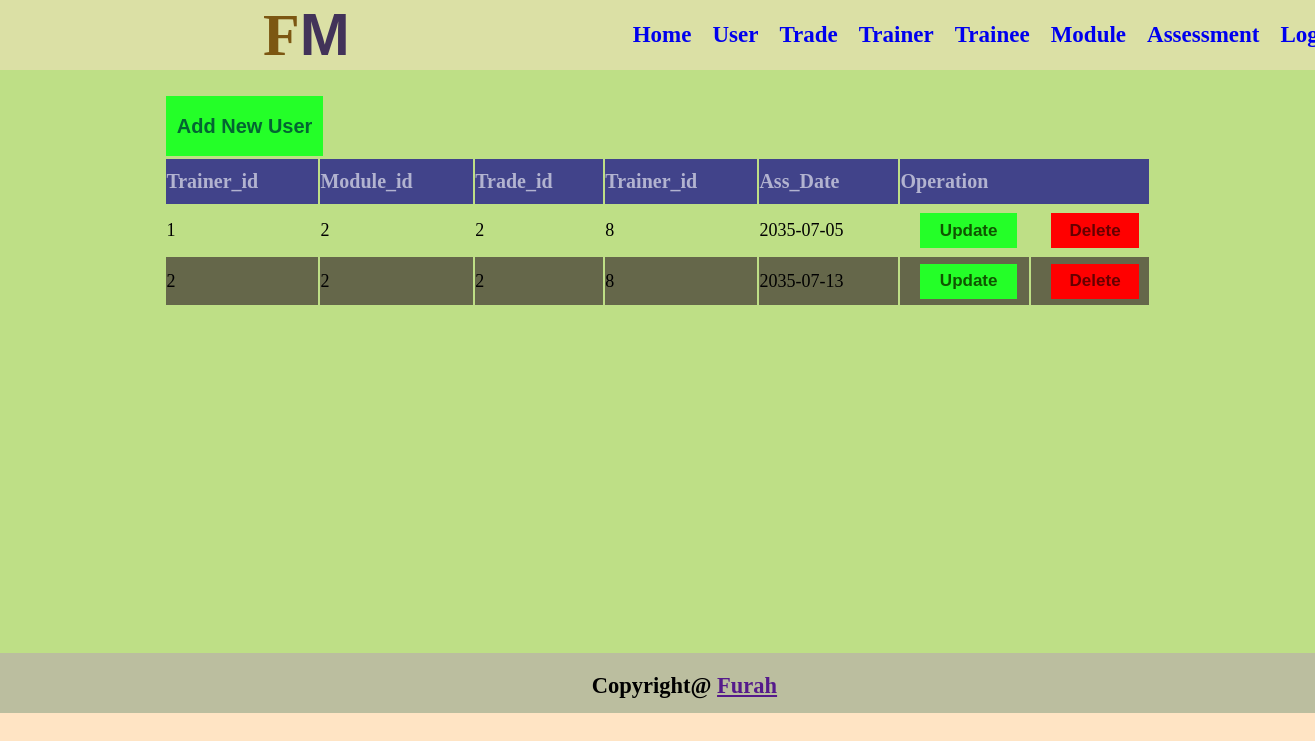
The app's page /Assessment/display.php with its own data.
### tables this page shows
CREATE TABLE `assessment` (
  `ass_id` int(250) NOT NULL,
  `module_id` int(250) DEFAULT NULL,
  `trade_id` int(250) DEFAULT NULL,
  `trainer_id` int(250) DEFAULT NULL,
  `ass` date DEFAULT NULL
);

### Assessment/display.php (the view, shortened to what this page needs)
<!DOCTYPE html>
<html lang="en">
<head>
    <link rel="stylesheet" href="../css/content.css">
    <link rel="stylesheet" href="../css/display.css">
</head>
<body>
    <section>
        <nav>
            <h1>F<span>M</span></h1>
            <ul>
                <li><a href="../view/content.php">Home</a></li>
                <li><a href="../users/display.php">User</a></li>
                <li><a href="../Trade/display.php">Trade</a></li>
                <li><a href="../Trainer/display.php">Trainer</a></li>
                <li><a href="../Trainee/display.php">Trainee</a></li>
                <li><a href="../Module/display.php">Module</a></li>
                <li><a href="../Assessment/display.php">Assessment</a></li>
                <li><a href="../users/login.php">Logout</a></li>
            </ul>
        </nav>
    </section>
    <section>
        <div class="main">
            <div class="goaw">
                <a href="insert.php" class="button"><button>Add New User</button></a>
                <table>
                    <tr>
                        <th>Trainer_id</th>
                        <th>Module_id</th>
                        <th>Trade_id</th>
                        <th>Trainer_id</th>
                        <th>Ass_Date</th>
            <th colspan="2">Operation</th>
        </tr>
        <?php
        include("connect.php");
        $select=mysqli_query($conn,"SELECT * FROM assessment");
        $count=1;
        while($row=mysqli_fetch_array($select))
        {
        ?>
        <tr>
            <td><?php echo $count++ ?></td>
            <td><?php echo $row['module_id'] ?></td>
            <td><?php echo $row['trade_id'] ?></td>
            <td><?php echo $row['trainer_id'] ?></td>
            <td><?php echo $row['ass'] ?></td>
            <td><a href="update.php?upd=<?php echo $row['ass_id'] ?>"><button class="update">Update</button></a></td>
            <td><a href="delete.php?dlt=<?php echo $row['ass_id'] ?>"><button class="delete">Delete</button></a></td>
        </tr>
        <?php
        }
        ?>
    </table>
</div>
        </div>
    </section>
    <section>
        <div class="footer">
            <h1>Copyright@ <a href="">Furah</a></h1>
        </div>
    </section>
</body>
</html>

### css/content.css (style rules this page uses)
* { margin: 0; padding: 0; box-sizing: border-box; }
body { background-color: bisque; }
nav { background-color: rgba(25, 200, 2, 0.158); display: inline-flex; width: 100%; height: 70px; }
nav h1 { font-size: 60px; font-weight: 900; margin-left: 20%; color: rgb(124, 87, 18); }
nav h1 span { color: rgb(66, 51, 89); font-family: 'Gill Sans', 'Gill Sans MT', Calibri, 'Trebuchet MS', sans-serif; }
nav ul { display: inline-flex; gap: 1px; color: blue; margin-left: 20%; }
nav ul li a { text-decoration: none; }
nav ul li { font-size: 23px; font-weight: 700; padding-top: 3%; padding-left: 20px; list-style: none; text-decoration: none; }
.main { background-color: rgba(71, 213, 20, 0.353); height: 583px; padding-top: 15%; display: grid; }
.footer { background-color: rgba(70, 123, 94, 0.366); height: 60px; text-align: center; padding-top: 1.5%; font-size: 15px; display: inline-flex; width: 100%; gap: 20px; padding: 20px; font-weight: 700; padding-left: 45%; }

### css/display.css (style rules this page uses)
* { margin: 0; padding: 0; box-sizing: border-box; }
table { border: 1px solid black; border-radius: 10px; margin: 1px auto; width: 75%; text-align: left; height: 150px; border-style: none; }
table tr th { font-size: 20px; height: 45px; font-weight: 600; color: rgba(255, 255, 255, 0.596); background-color: rgba(0, 0, 255, 0.352); }
table tr:nth-child(odd) { background-color: rgba(59, 46, 46, 0.675); }
table tr td { font-size: 18px; }
.button button { background-color: rgb(36, 255, 40); border: 1px soild green; border-style: none; width: 12%; height: 60px; font-size: 20px; text-decoration: none; font-weight: 600; color: rgb(3, 101, 50); margin-left: 12.6%; }
.goaw { margin-top: -13%; }
.update { background-color: rgb(36, 255, 40); width: 75%; margin-left: 20px; height: 35px; font-size: 17px; text-decoration: none; font-weight: 900; color: rgb(16, 84, 0); border-style: none; }
.delete { width: 75%; height: 35px; margin-left: 20px; font-size: 17px; text-decoration: none; font-weight: 900; color: rgb(101, 0, 0); background-color: red; border-style: none; }

### records on screen
assessment: module "2", trade "2", trainer "8", ass "2035-07-05"
assessment: module "2", trade "2", trainer "8", ass "2035-07-13"
